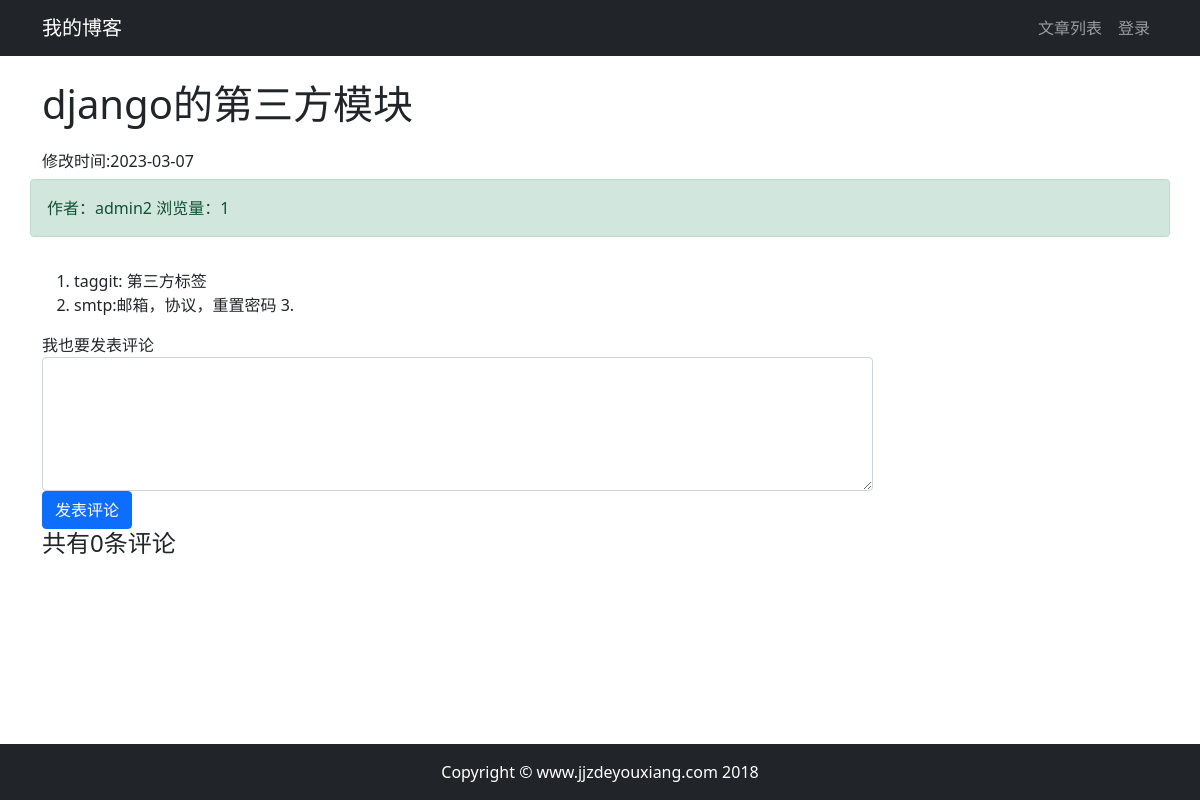
The app's page /article/article_detail/9/ with its own data.
### article/models.py (models this page shows, shortened)
class ArticlePost(models.Model):
    author = models.ForeignKey(User, on_delete=models.CASCADE)
    column = models.ForeignKey(ArticleColumn, on_delete=models.CASCADE,null=True,blank=True,related_name="articles")
    tags = TaggableManager(blank=True)
    total_views = models.PositiveIntegerField(default=0)
    title = models.CharField(max_length=200)
    content = models.TextField()
    created_time = models.DateTimeField(default=timezone.now)
    updated_time = models.DateTimeField(auto_now=True)
    class Meta: # class Meta提供元数据，也就是内部数据，这些信息不是某篇文章私有，而是整张表的共同行为。
        ordering = ('-created_time',)

### article/views.py (the view)
# urls.py: path('article_detail/<int:id>/',views.article_detail,name='article_detail'),
def article_detail(request, id):
    article = ArticlePost.objects.get(id=id)
    article.total_views += 1
    article.save(update_fields=['total_views'])
    md = markdown.Markdown(extensions=[
        'markdown.extensions.extra',
        'markdown.extensions.codehilite',
        'markdown.extensions.toc',
    ])
    article.content = md.convert(article.content)
    article_comments_count = article.article_comment.count()
    context = {'article': article, 'toc': md.toc,'article_comments_count':article_comments_count}
    return render(request, 'article/detail.html', context)

### article/templates/article/detail.html (shortened to what this page needs)
{% extends "base.html" %}
{% block content %}
    <div class="container">
        <div class="row">
            <h1 class="col-12 mt-4 mb-4">{{ article.title }}</h1>
            <h6 class="col-auto text-center">修改时间:{{ article.updated_time|date:'Y-m-d' }}</h6>
            <div class="col-12 alert alert-success">作者：{{ article.author }}
                浏览量：{{ article.total_views }}
            </div>
        </div>
        <div class="row">
            <div class="col-9">
            <p>{{ article.content|safe }}</p>
            <form method="post" action="{% url "comment:create_article_comment" article.id %}">
                <div class="form-group">
                    <label for="comment">我也要发表评论</label>
                    <textarea type="text" class="form-control" id="comment" name="comment" rows="5"
                              cols="4"></textarea>
                </div>
                <button type="submit" class="btn btn-primary">发表评论</button>
            </form>
            <h4>共有{{ article_comments_count }}条评论</h4>
        </div>
        <div class="col-3">
        </div>
        </div>
    </div>
{% endblock content %}

### records on screen
ArticlePost: title "django的第三方模块", updated_time "2023-03-07", author "admin2", total_views "1", content "taggit: 第三方标签 smtp:邮箱，协议，重置密码 3."

### other values on screen
{{ article_comments_count }} "0"
